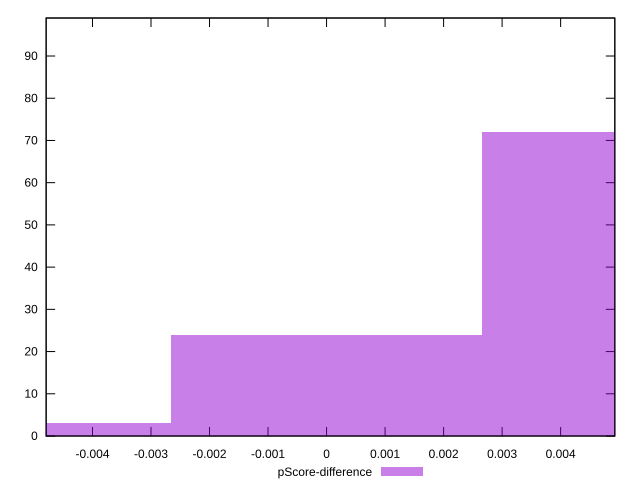

Generate this figure with gnuplot:
reset

$pScoreDifference <<EOF
-0.0053063362182516624 3
0.0053063362182516624 72
0 24
EOF

set key outside below
set boxwidth 0.0053063362182516624
set xrange [-0.0047919973204893496:0.004926005997934857]
set yrange [0:99]
set trange [0:99]
set style fill transparent solid 0.5 noborder
set terminal svg size 640, 490 enhanced background rgb 'white'
set output "report/report_00029_2021-02-24T13-36-40.390Z/uses-long-cache-ttl/samples/card/pScore-difference/histogram.svg"

plot $pScoreDifference title "pScore-difference" with boxes

reset
